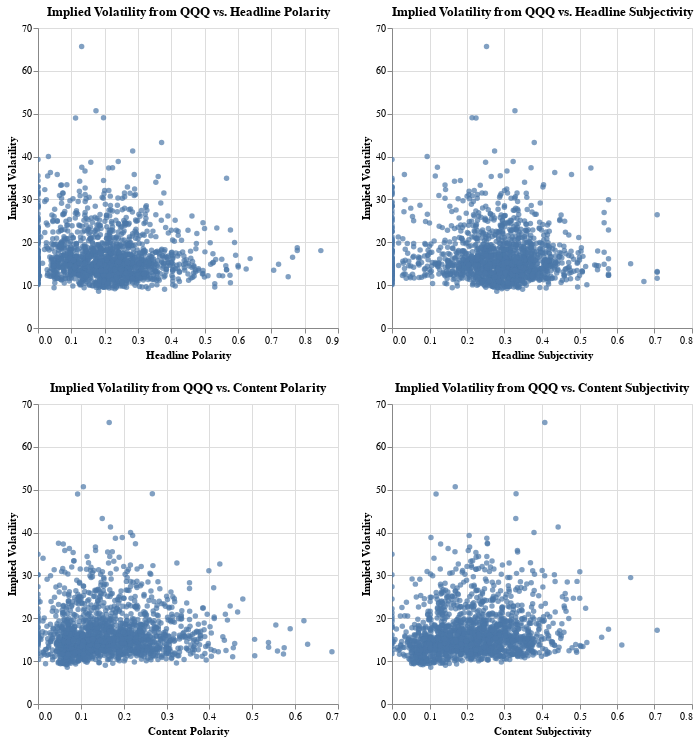

Source (notebook cell):
### Markdown cell above
## Now, we look at the IV data from QQQ and all news sources

### Code cell
# We fist plot the data
chart1 = alt.Chart(merged2).mark_circle().encode(
    x = alt.X('Headline Polarity'),
    y = alt.Y('IV30', title = 'Implied Volatility'),
    tooltip = ['IV30', 'Headline Polarity']
).properties(title = 'Implied Volatility from QQQ vs. Headline Polarity').interactive()

chart2 = alt.Chart(merged2).mark_circle().encode(
    x = alt.X('Headline Subjectivity'),
    y = alt.Y('IV30', title = 'Implied Volatility'),
    tooltip = ['IV30', 'Headline Subjectivity']
).properties(title = 'Implied Volatility from QQQ vs. Headline Subjectivity').interactive()

chart3 = alt.Chart(merged2).mark_circle().encode(
    x = alt.X('Content Polarity'),
    y = alt.Y('IV30', title = 'Implied Volatility'),
    tooltip = ['IV30', 'Content Polarity']
).properties(title = 'Implied Volatility from QQQ vs. Content Polarity').interactive()

chart4 = alt.Chart(merged2).mark_circle().encode(
    x = alt.X('Content Subjectivity'),
    y = alt.Y('IV30', title = 'Implied Volatility'),
    tooltip = ['IV30', 'Content Subjectivity']
).properties(title = 'Implied Volatility from QQQ vs. Content Subjectivity').interactive()

(chart1 & chart3) | (chart2 & chart4)

### Figure 1 — Vega-Lite specification as saved in the notebook (floating-point values rounded to 4 significant figures; data arrays with more than 128 entries replaced by an {"elided": "..."} marker saying what was removed)
{"config": {"view": {"continuousWidth": 300, "continuousHeight": 300}}, "hconcat": [{"vconcat": [{"mark": {"type": "circle"}, "encoding": {"tooltip": [{"field": "IV30", "type": "quantitative"}, {"field": "Headline Polarity", "type": "quantitative"}], "x": {"field": "Headline Polarity", "type": "quantitative"}, "y": {"field": "IV30", "title": "Implied Volatility", "type": "quantitative"}}, "name": "view_14", "title": "Implied Volatility from QQQ vs. Headline Polarity"}, {"mark": {"type": "circle"}, "encoding": {"tooltip": [{"field": "IV30", "type": "quantitative"}, {"field": "Content Polarity", "type": "quantitative"}], "x": {"field": "Content Polarity", "type": "quantitative"}, "y": {"field": "IV30", "title": "Implied Volatility", "type": "quantitative"}}, "name": "view_15", "title": "Implied Volatility from QQQ vs. Content Polarity"}]}, {"vconcat": [{"mark": {"type": "circle"}, "encoding": {"tooltip": [{"field": "IV30", "type": "quantitative"}, {"field": "Headline Subjectivity", "type": "quantitative"}], "x": {"field": "Headline Subjectivity", "type": "quantitative"}, "y": {"field": "IV30", "title": "Implied Volatility", "type": "quantitative"}}, "name": "view_16", "title": "Implied Volatility from QQQ vs. Headline Subjectivity"}, {"mark": {"type": "circle"}, "encoding": {"tooltip": [{"field": "IV30", "type": "quantitative"}, {"field": "Content Subjectivity", "type": "quantitative"}], "x": {"field": "Content Subjectivity", "type": "quantitative"}, "y": {"field": "IV30", "title": "Implied Volatility", "type": "quantitative"}}, "name": "view_17", "title": "Implied Volatility from QQQ vs. Content Subjectivity"}]}], "data": {"name": "data-9bd02babe8038ea625d22443f7bfd655"}, "params": [{"name": "param_15", "select": {"type": "interval", "encodings": ["x", "y"]}, "bind": "scales", "views": ["view_14"]}, {"name": "param_17", "select": {"type": "interval", "encodings": ["x", "y"]}, "bind": "scales", "views": ["view_15"]}, {"name": "param_16", "select": {"type": "interval", "encodings": ["x", "y"]}, "bind": "scales", "views": ["view_16"]}, {"name": "param_18", "select": {"type": "interval", "encodings": ["x", "y"]}, "bind": "scales", "views": ["view_17"]}], "$schema": "https://vega.github.io/schema/vega-lite/v5.8.0.json", "datasets": {"data-9bd02babe8038ea625d22443f7bfd655": {"elided": "1648 records"}}}
